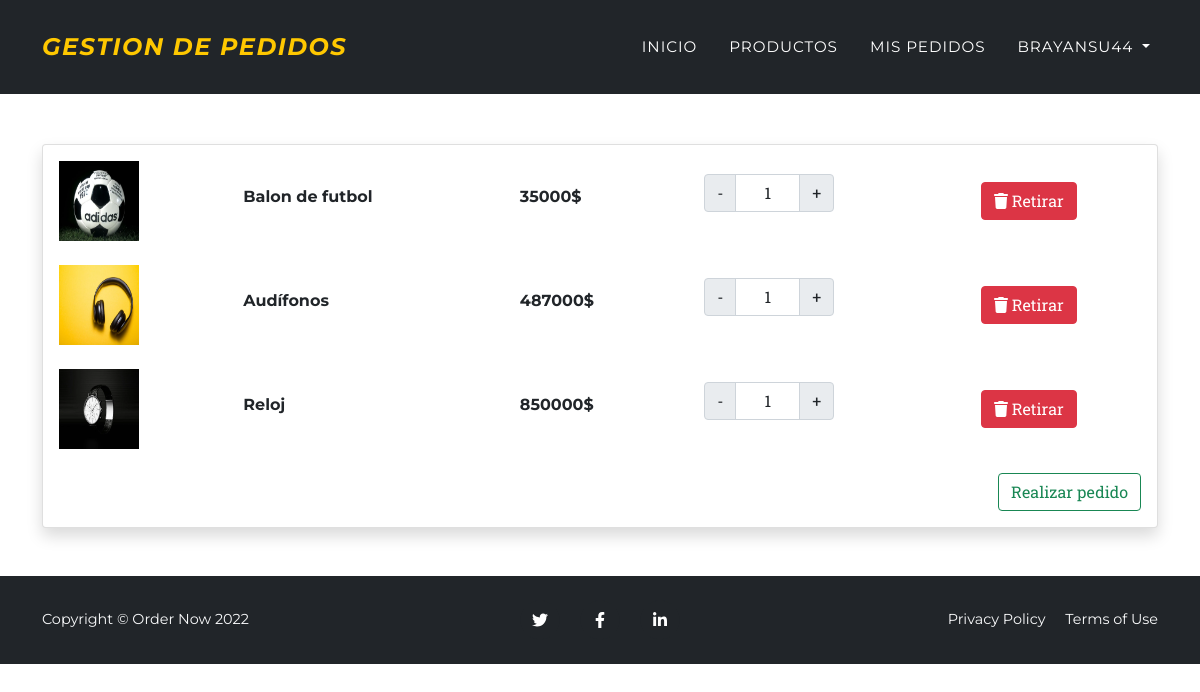
/carrito (signed in), run on the app's committed database.
### tienda/models.py (models this page shows, shortened)
class Carro(models.Model):
    user=models.ForeignKey(User, on_delete=models.CASCADE)
    producto=models.ForeignKey(Producto, on_delete=models.CASCADE)
    producto_qty=models.IntegerField(null=False, blank=False)
    created=models.DateTimeField(auto_now_add=True)
    updated=models.DateTimeField(auto_now=True)
    class Meta:
        verbose_name='carro'
        verbose_name_plural='carritos'

class Producto(models.Model):
    nombre=models.CharField(max_length=50)
    descripcion=models.CharField(max_length=500)
    cantidad=models.IntegerField()
    categorias=models.ForeignKey(CategoriaProd, on_delete=models.CASCADE)
    imagen=models.ImageField(upload_to='tienda', null=True, blank=True)
    precio_original=models.IntegerField()
    precio_descuento=models.IntegerField()
    disponibilidad=models.BooleanField(default=True)
    tendencia=models.BooleanField(default=False)
    created=models.DateTimeField(auto_now_add=True)
    updated=models.DateTimeField(auto_now=True)
    class Meta:
        verbose_name='producto'
        verbose_name_plural='productos'

### carro/views.py (the view)
# urls.py: path('carrito', include('carro.urls')),
def carro(request):
    if request.user.is_authenticated:
        productos=Carro.objects.filter(user_id=request.user.id)
        return render(request, "carro/carro.html", {"productos":productos})
    else:
        return redirect("Index")

### carro/templates/carro/carro.html (shortened to what this page needs)
<!DOCTYPE html>
<html lang="en">
    <head>
        {% load static %}
        <link href="{% static 'ProyectoWebApp/css/styles.css' %}" rel="stylesheet" />
        <link rel="stylesheet" href="//cdn.jsdelivr.net/npm/alertifyjs@1.13.1/build/css/alertify.min.css"/>
        <link rel="stylesheet" href="//cdn.jsdelivr.net/npm/alertifyjs@1.13.1/build/css/themes/default.min.css"/>
    </head>
    <body id="page-top">
        <nav class="navbar navbar-expand-lg navbar-dark fixed-top bg-dark" id="mainNav">
            <div class="container">
                <i class="navbar-brand">Gestion De Pedidos</i>
                <div class="collapse navbar-collapse" id="navbarResponsive">
                    <ul class="navbar-nav text-uppercase ms-auto py-4 py-lg-0">
                        <li class="nav-item"><a class="nav-link" href="{% url 'Index' %}">Inicio</a></li>
                        <li class="nav-item"><a class="nav-link" href="{% url 'Productos' %}">Productos</a></li>
                        <li class="nav-item"><a class="nav-link" href="{% url 'Pedidos' %}">Mis Pedidos</a></li>
                        <li class="nav-item dropdown">
                            <a class="nav-link dropdown-toggle" href="#" role="button" data-bs-toggle="dropdown" aria-expanded="false">
                                {{user.username}}
                            </a>
                        </li>
                    </ul>
                </div>
            </div>
        </nav>
        <br><br><br><br>
        <div class="py-5">
            <div class="container">
                <div class="row">
                    <div class="col-md-12">
                        <div class="card shadow">
                            <div class="card-body cartdata">
                                {% if productos %}
                                    {% for item in productos %}
                                        <div class="row product_data">
                                            <div class="col-md-2 my-auto">
                                                <img src="{{item.producto.imagen.url}}" height="80px", width="80px">
                                            </div>
                                            <div class="col-md-3 my-auto">
                                                <h6>{{item.producto.nombre}}</h6>
                                            </div>
                                            <div class="col-md-2 my-auto">
                                                <h6>{{item.producto.precio_descuento}}$</h6>
                                            </div>
                                            <div class="col-md-3 my-auto">
                                                {% if item.producto.cantidad >= item.producto_qty %}
                                                    <div class="input-group text-center mb-3" style="width: 130px;">
                                                        <button class="input-group-text changeQuantity decrement-btn">-</button>
                                                        <input type="text" name="cantidad" class="form-control text-center qty-input" value="{{item.producto_qty}}">
                                                        <button class="input-group-text changeQuantity increment-btn">+</button>
                                                    </div>
                                                {% else %}
                                                    <h6>Agotado</h6>
                                                {% endif %}
                                            </div>
                                            <div class="col-md-2 my-auto">
                                                <button class="btn btn-danger delete-cart-item"><i class="fa fa-trash"></i> Retirar</button>
                                            </div>
                                        </div>
                                        <br>
                                    {% endfor %}
                                    <a href="../pedidos" class="btn btn-outline-success float-end">Realizar pedido</a>
                                {% else %}
                                    <h3 style="text-align: center;">Su carrito esta vacío</h3>
                                {% endif %}
                            </div>
                        </div>
                    </div>
                </div>
            </div>
        </div>
         <footer class="footer py-4 bg-dark">
            <div class="container">
                <div class="row align-items-center">
                    <div class="col-lg-4 link-light text-lg-start">Copyright &copy; Order Now 2022</div>
                    <div class="col-lg-4 my-3 my-lg-0">
                        <a class="btn btn-dark btn-social mx-2" href="#!" aria-label="Twitter"><i class="fab fa-twitter"></i></a>
                        <a class="btn btn-dark btn-social mx-2" href="#!" aria-label="Facebook"><i class="fab fa-facebook-f"></i></a>
                        <a class="btn btn-dark btn-social mx-2" href="#!" aria-label="LinkedIn"><i class="fab fa-linkedin-in"></i></a>
                    </div>
                    <div class="col-lg-4 text-lg-end">
                        <a class="link-light text-decoration-none me-3" href="#!">Privacy Policy</a>
                        <a class="link-light text-decoration-none" href="#!">Terms of Use</a>
                    </div>
                </div>
            </div>
        </footer>
    </body>
</html>
</body>
</html>

### data on the page
Carro: producto.imagen (picture), producto.nombre "Balon de futbol", producto.precio_descuento "35000", cantidad "1"
Carro: producto.imagen (picture), producto.nombre "Audífonos", producto.precio_descuento "487000", cantidad "1"
Carro: producto.imagen (picture), producto.nombre "Reloj", producto.precio_descuento "850000", cantidad "1"

### other printed values
{{ user.username }} "BRAYANSU44"
